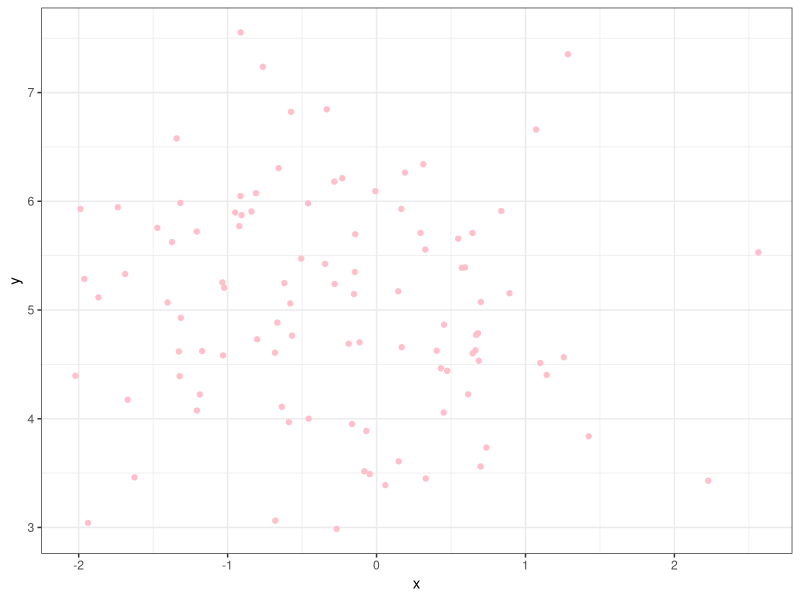

The R source for this figure:
## ---- chunk 1
knitr::opts_chunk$set(echo = TRUE)
## ---- chunk 2
## People can't see your data when the doc is produced.

## ---- chunk 3
x <- rnorm(100, 0, 1)
y <- rnorm(100, 5, 1)
Data <- data.frame(x, y)
## ---- chunk 4
# make ggplot 
library(ggplot2)
ggplot(Data, aes(x = x, y=y)) +
  geom_point(colour = "pink") +
  theme_bw()
